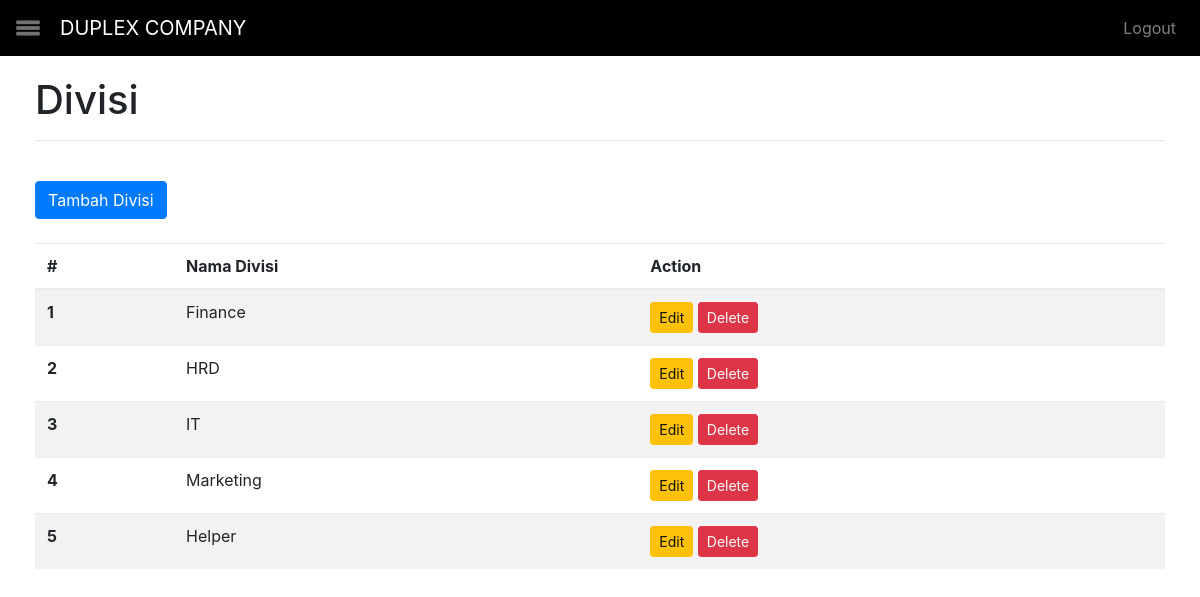
The app's page /divisi.php with its own data.
### tables this page shows
CREATE TABLE IF NOT EXISTS `divisi` (
  `id_div` int(11) NOT NULL,
  `nama_div` varchar(50) NOT NULL
);

### divisi.php (the view, shortened to what this page needs)
<?php
    include("koneksi.php");
    $query = "SELECT * FROM divisi";
    $hasil = mysqli_query($db, $query);
?>
<html lang="en">
<head>
    <link href="vendor/bootstrap/css/bootstrap.min.css" rel="stylesheet">
    <link href="css/simple-sidebar.css" rel="stylesheet">
    <link href="css/custom.css" rel="stylesheet">
</head>
<body>
    <div id="wrapper">
        <?php include('navbar.php'); ?>
        <div id="page-content-wrapper">
            <div class="container-fluid">
                <h1>Divisi</h1>
                <hr><br>
                <a href="form_tambah_divisi.php" class="btn btn-primary">Tambah Divisi</a>
                <br><br>
                <table class="table table-striped">
                    <thead>
                        <tr>
                            <th scope="col">#</th>
                            <th scope="col">Nama Divisi</th>
                            <th scope="col">Action</th>
                        </tr>
                    </thead>
                    <tbody>
                        <?php
                            $i = 0;
                            while($row=mysqli_fetch_assoc($hasil))
                            {
                                $i++;
                        ?>
                        <tr>
                            <th scope="row"><?php echo $i; ?></th>
                            <td><?php echo $row['nama_div']; ?></td>
                            <td>
                                <a href="form_edit_divisi.php?id=<?php echo $row['id_div']; ?>" class="btn btn-warning btn-sm">Edit</a>
                                <a href="proses_delete_divisi.php?id=<?php echo $row['id_div']; ?>" class="btn btn-danger btn-sm">Delete</a>
                            </td>
                        </tr>
                        <?php
                            }
                        ?>
                    </tbody>
                </table>
            </div>
        </div>
    </div>
</body>
</html

### css/simple-sidebar.css (style rules this page uses)
body { overflow-x: hidden; }
#wrapper { padding-left: 0; -webkit-transition: all 0.5s ease; -moz-transition: all 0.5s ease; -o-transition: all 0.5s ease; transition: all 0.5s ease; }
#page-content-wrapper { width: 100%; position: absolute; padding: 15px; }
@media (min-width:768px) { #wrapper { padding-left: 0; } }
@media (min-width:768px) { #page-content-wrapper { padding: 20px; position: relative; } }

### records on screen
divisi: nama_div "Finance"
divisi: nama_div "HRD"
divisi: nama_div "IT"
divisi: nama_div "Marketing"
divisi: nama_div "Helper"
